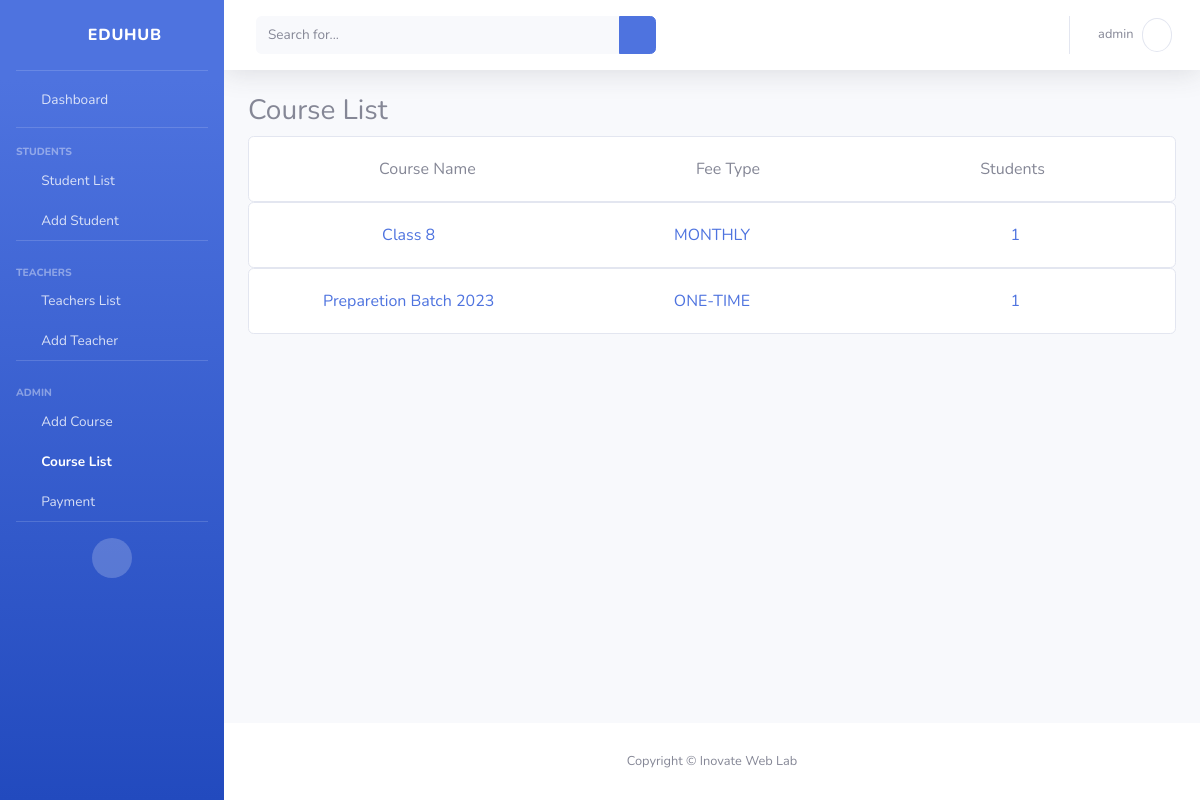
/course-list (signed in), run on the app's committed database.
### main/models.py (models this page shows, shortened)
class Course(models.Model):
    FEE_TYPES = (
        ('one-time', 'One-time'),
        ('monthly', 'Monthly'),
    )
    course_name = models.CharField(max_length=100, null=True, blank=True)
    desc = models.TextField(null=True, blank=True, default='N/A')
    fee_type = models.CharField(max_length=20, choices=FEE_TYPES)
    fee = models.IntegerField(null=True, blank=True)
    first_roll = models.IntegerField(default=1)
    def student_count(self):
        return self.student_set.count()

### EduHub/views.py (the view)
# urls.py: path('course-list', views.course_list, name='course-list'),
def course_list(request):
    courses = Course.objects.all()
    return render(request, 'course_list.html', {'courses': courses})

### templates/course_list.html
{% extends 'base.html' %}
{% load static %}
{% block body %}
<h1 class="h3">Course List</h1>
<div class="card">
    <div class="card-body d-flex justify-content-around">
        <div>
            Course Name
        </div>
        <div>
            Fee Type
        </div>
        <div>
            Students
        </div>
    </div>
</div>
{% if courses %}
{% for course in courses %}
<a href="{% url 'course-details' course.id %}">
<div class="card">
    <div class="card-body d-flex row">
        <div class="col-4 text-center">
            {{course.course_name}}
        </div>
        <div class="text-uppercase col-4 text-center">
            {{course.fee_type}}
        </div>
        <div class="col-4 text-center" >
            {{course.student_count}}
        </div>
    </div>
</div>
</a>
{% endfor %}
{% else %}
<div class="card">
    <div class="card-body">
        No courses found
    </div>
</div>
{% endif %}
{% endblock %}

### templates/base.html (shortened to what this page needs)
{% load static %}
<!DOCTYPE html>
<html lang="en">
<head>
    <link href="{% static 'vendor/fontawesome-free/css/all.min.css' %}" rel="stylesheet" type="text/css">
    <link href="{% static 'css/bootstrap.min.css' %}" rel="stylesheet">
</head>
<body id="page-top">
    <div id="wrapper">
        <ul class="navbar-nav bg-gradient-primary sidebar sidebar-dark accordion" id="accordionSidebar">
            <a class="sidebar-brand d-flex align-items-center justify-content-center" href="{% url 'index' %}">
                <div class="sidebar-brand-icon rotate-n-15">
                    <i class="fas fa-laugh-wink"></i>
                </div>
                <div class="sidebar-brand-text mx-3">EduHub</div>
            </a>
            <hr class="sidebar-divider my-0">
            <li class="nav-item">
                <a class="nav-link" href="{% url 'index' %}">
                    <i class="fas fa-fw fa-tachometer-alt"></i>
                    <span>Dashboard</span></a>
            </li>
            <hr class="sidebar-divider">
            <div class="sidebar-heading">
                Students
            </div>
            <li class="nav-item">
                <a class="nav-link py-2" href="{% url 'student-list' %}">
                    <i class="fas fa-fw fa-users"></i>
                    <span>Student List</span></a>
            </li>
            <li class="nav-item">
                <a class="nav-link py-2" href="{% url 'add-student' %}">
                    <i class="fas fa-fw fa-user-plus"></i>
                    <span>Add Student</span></a>
            </li>
            <hr class="sidebar-divider">
            <div class="sidebar-heading pt-2">
                Teachers
            </div>
            <li class="nav-item">
                <a class="nav-link py-2" href="{% url 'teacher-list' %}">
                    <i class="fas fa-fw fa-user-tie"></i>
                    <span>Teachers List</span></a>
            </li>
            <li class="nav-item">
                <a class="nav-link py-2" href="{% url 'add-teacher' %}">
                    <i class="fas fa-fw fa-user-tie"></i>
                    <span>Add Teacher</span></a>
            </li>
            <hr class="sidebar-divider">
            <div class="sidebar-heading pt-2">
                Admin
            </div>
            <li class="nav-item">
                <a class="nav-link py-2" href="{% url 'add-course' %}">
                    <i class="fas fa-fw fa-graduation-cap"></i>
                    <span>Add Course</span></a>
            </li>
            <li class="nav-item">
                <a class="nav-link py-2" href="{% url 'course-list' %}">
                    <i class="fas fa-fw fa-graduation-cap"></i>
                    <span>Course List</span></a>
            </li>
            <li class="nav-item">
                <a class="nav-link py-2" href="#" data-bs-toggle="modal" data-bs-target="#exampleModal">
                    <i class="fas fa-fw fa-chart-area"></i>
                    <span>Payment</span></a>
            </li>
            <hr class="sidebar-divider d-none d-md-block">
            <div class="text-center d-none d-md-inline">
                <button class="rounded-circle border-0" id="sidebarToggle"></button>
            </div>
        </ul>
        <div id="content-wrapper" class="d-flex flex-column">
            <div id="content">
                <nav class="navbar navbar-expand navbar-light bg-white topbar mb-4 static-top shadow">
                    <form
                        class="d-none d-sm-inline-block form-inline mr-auto ml-md-3 my-2 my-md-0 mw-100 navbar-search">
                        <div class="input-group">
                            <input type="text" class="form-control bg-light border-0 small" placeholder="Search for..."
                                aria-label="Search" aria-describedby="basic-addon2">
                            <div class="input-group-append">
                                <button class="btn btn-primary" type="button">
                                    <i class="fas fa-search fa-sm"></i>
                                </button>
                            </div>
                        </div>
                    </form>
                    <ul class="navbar-nav ml-auto">
                        <li class="nav-item dropdown no-arrow">
                            <a class="nav-link dropdown-toggle" href="#" id="userDropdown" role="button"
                                data-toggle="dropdown" aria-haspopup="true" aria-expanded="false">
                                <span class="mr-2 d-none d-lg-inline text-gray-600 small">{{user.username}}</span>
                                <i class="fa fa-user rounded-circle border p-2"></i>
                            </a>
                        </li>
                    </ul>
                </nav>
                <div class="container-fluid">
                    {% block body %}
                    {% endblock %}
                </div>
            </div>
            <footer class="sticky-footer bg-white">
                <div class="container my-auto">
                    <div class="copyright text-center my-auto">
                        <span>Copyright &copy; Inovate Web Lab</span>
                    </div>
                </div>
            </footer>
        </div>
    </div>
</body>
</html>

### data on the page
Course: course_name "Class 8", fee_type "MONTHLY", student_count "1"
Course: course_name "Preparetion Batch 2023", fee_type "ONE-TIME", student_count "1"

### other printed values
{{ user.username }} "admin"
